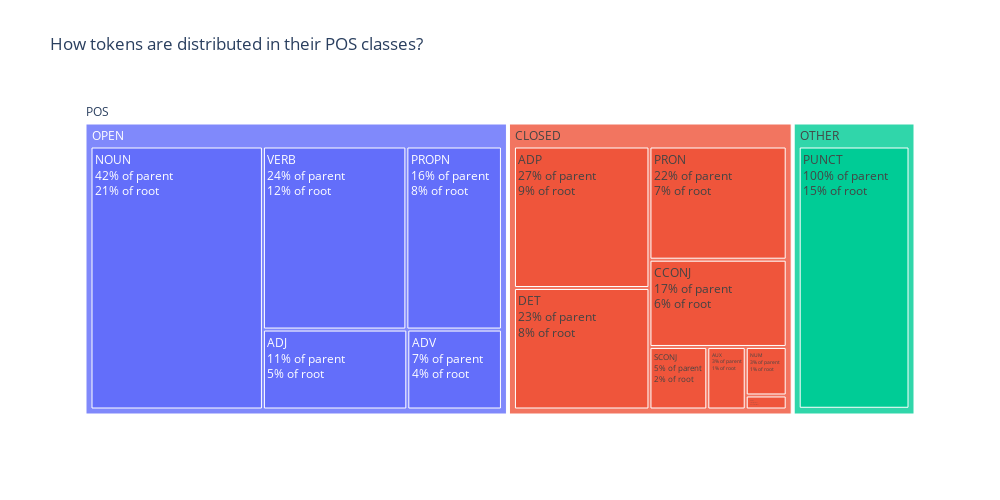

Write notebook code for a chart like this one.
### Markdown cell above
##  Tokens

### Code cell
names = ["POS", "OPEN","CLOSED","OTHER"] + list(pos_distribution)
parents = ["", "POS","POS","POS"] + [UPOS_TAGSET[pos] for pos in pos_distribution]

root_total = sum(pos_distribution.values())
open_total = sum([pos_distribution[pos] for pos in pos_distribution if UPOS_TAGSET[pos] == "OPEN"])
closed_total = sum([pos_distribution[pos] for pos in pos_distribution if UPOS_TAGSET[pos] == "CLOSED"])
other_total = sum([pos_distribution[pos] for pos in pos_distribution if UPOS_TAGSET[pos] == "OTHER"])

values = [root_total,open_total,closed_total,other_total] + list(pos_distribution.values())

fig = go.Figure(go.Treemap(
        labels=names,
        parents=parents,
        values=values, branchvalues="total",
        textinfo="label+percent root+percent parent"))

fig.update_layout(width=1000,height=500, title="How tokens are distributed in their POS classes?")

### Figure 1 — Plotly figure (JSON) as saved in the notebook; plotly's stock layout.template omitted (floating-point values rounded to 4 significant figures)
{"data": [{"branchvalues": "total", "labels": ["POS", "OPEN", "CLOSED", "OTHER", "PUNCT", "ADP", "PROPN", "NOUN", "VERB", "DET", "CCONJ", "PRON", "ADJ", "NUM", "AUX", "SCONJ", "ADV", "PART", "X"], "parents": ["", "POS", "POS", "POS", "OTHER", "CLOSED", "OPEN", "OPEN", "OPEN", "CLOSED", "CLOSED", "CLOSED", "OPEN", "CLOSED", "CLOSED", "CLOSED", "OPEN", "CLOSED", "OTHER"], "textinfo": "label+percent root+percent parent", "type": "treemap", "values": [194143, 98927, 66525, 28691, 28612, 17782, 15994, 41460, 24005, 15271, 11107, 14406, 10551, 1843, 2228, 3355, 6917, 533, 79]}], "layout": {"height": 500, "title": {"text": "How tokens are distributed in their POS classes?"}, "width": 1000}}
